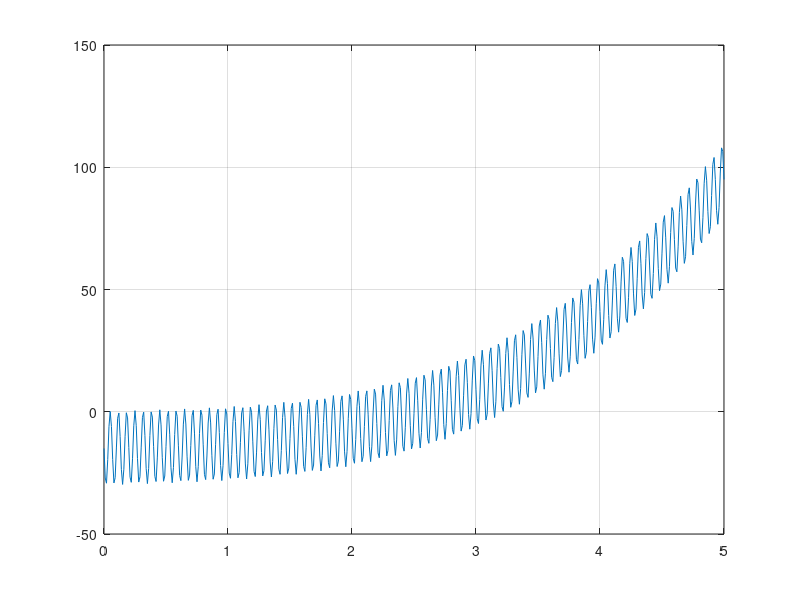
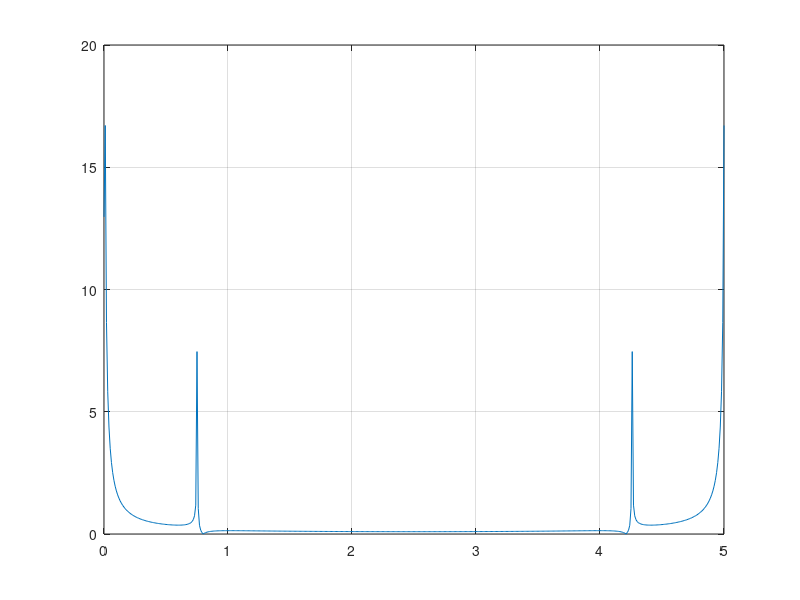
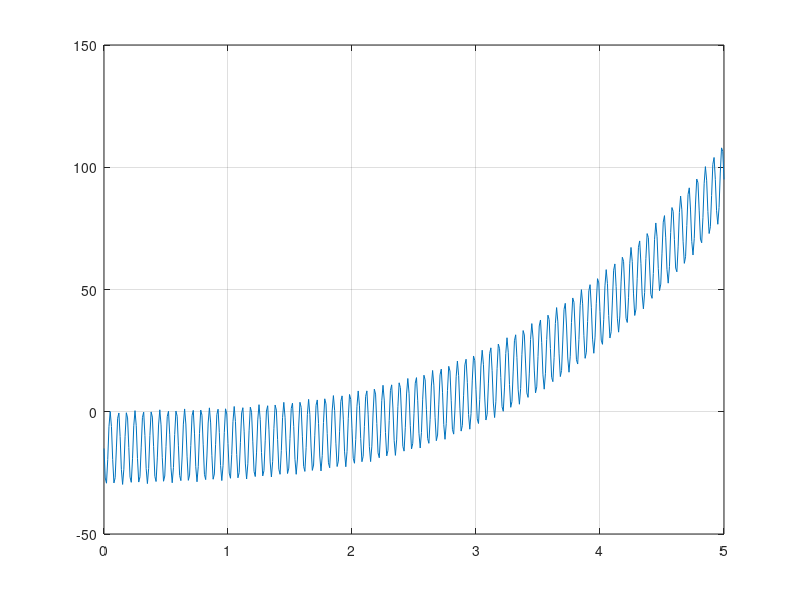

Here is the MATLAB script that generated these plots, in order:
clear
clc
y = dlmread('f11.txt',' ');
dt = 0.01;
T = 5;
t = 0:dt:T;

plot(t,y),grid; %??????????? ???? ????
%f = fft(y);

n = length(y); 

c1(1:n) = 0; %????????? ??????, ???????? n, ?????????????
c2(1:n) = 0;
c(1:n) = 0;

for k = 1:n %?? ????????? ?????? ??????? ????????? ???????????? ???"?
    sum1 = 0;
    sum2 = 0;
    for  m = 1:n
        sum1 = sum1 + y(m)*cos(2*pi*(k-1)*(m-1)/n); %y(m)=x(k) ????????? ?(?)
        sum2 = sum2 + y(m)*sin(2*pi*(k-1)*(m-1)/n); 
    end
    c1(k) = sum1/n;
    c2(k) = sum2/n;
    c(k) = sqrt(c1(k)*c1(k)+c2(k)*c2(k));
end

figure;
plot(t,c),grid; %??????? ?????? ?????? ??????????? ????????????

%fy=fft(y);
%figure;
%plot(abs(fy)),grid;


k=0;

for i=3:((n/2)-2) %????????? ????????? ????????
    if((c(i-1)<c(i))&(c(i+1)<c(i))&(c(i-2)<c(i))&(c(i+2)<c(i))) 
            k = k+1; %?????? ????????? ???????????
            extr(k) = i; %?????????
    end
end
extr
w = (extr-1)/T; 
w

b(1) = 0; %b ? ??? ???, ?? ? ?? 2 ??????
for i= 1: n
    b(1) = b(1) + y(i)*t(i)*t(i)*t(i);
end

b(2) = 0;
for i= 1: n
    b(2) = b(2) + y(i)*t(i)*t(i);
end

b(3) = 0;
for i= 1: n
    b(3) = b(3) + y(i)*t(i);
end

b(4) = 0;
for i= 1: n
    b(4) = b(4) + y(i)*sin(2*pi*w(1)*t(i));
end

b(5) = 0;
for i= 1: n
    b(5) = b(5) + y(i);
end

b

a(1,1)=sum(t.^6);
a(1,2)=sum(t.^5);
a(1,3)=sum(t.^4);
a(1,4)=sum(sin(2*pi*w(1).*t).*t.^3);
a(1,5)=sum(t.^3);


a(2,1)=sum(t.^5);
a(2,2)=sum(t.^4);
a(2,3)=sum(t.^3);
a(2,4)=sum(sin(2*pi*w(1).*t).*t.^2);
a(2,5)=sum(t.^2);

a(3,1)=sum(t.^4);
a(3,2)=sum(t.^3);
a(3,3)=sum(t.^2);
a(3,4)=sum(sin(2*pi*w(1).*t).*t);
a(3,5)=sum(t);

a(4,1)=sum(t.^3.*sin(2*pi*w(1).*t));
a(4,2)=sum(t.^2.*sin(2*pi*w(1).*t));
a(4,3)=sum(t.*sin(2*pi*w(1).*t));
a(4,4)=sum(sin(2*pi*w(1).*t).*sin(2*pi*w(1).*t));
a(4,5)=501*sum(sin(2*pi*w(1).*t));

a(5,1)=sum(t.^3);
a(5,2)=sum(t.^2);
a(5,3)=sum(t);
a(5,4)=sum(sin(2*pi*w(1).*t));
a(5,5)=501;

x=inv(a)*b' %??=b, ??????? ?????? ?

myY = x(1).*t.^3+x(2).*t.^2+x(3).*t+x(4)*sin(2*pi*w(1).*t)+x(5); %x(1), x(2)...  ?? ???? ???????? ?
figure;
plot(t,myY),grid;
error = 0;
for i =1:n 
    error = error+ (myY(i)-y(i))*(myY(i)-y(i));
end;
error